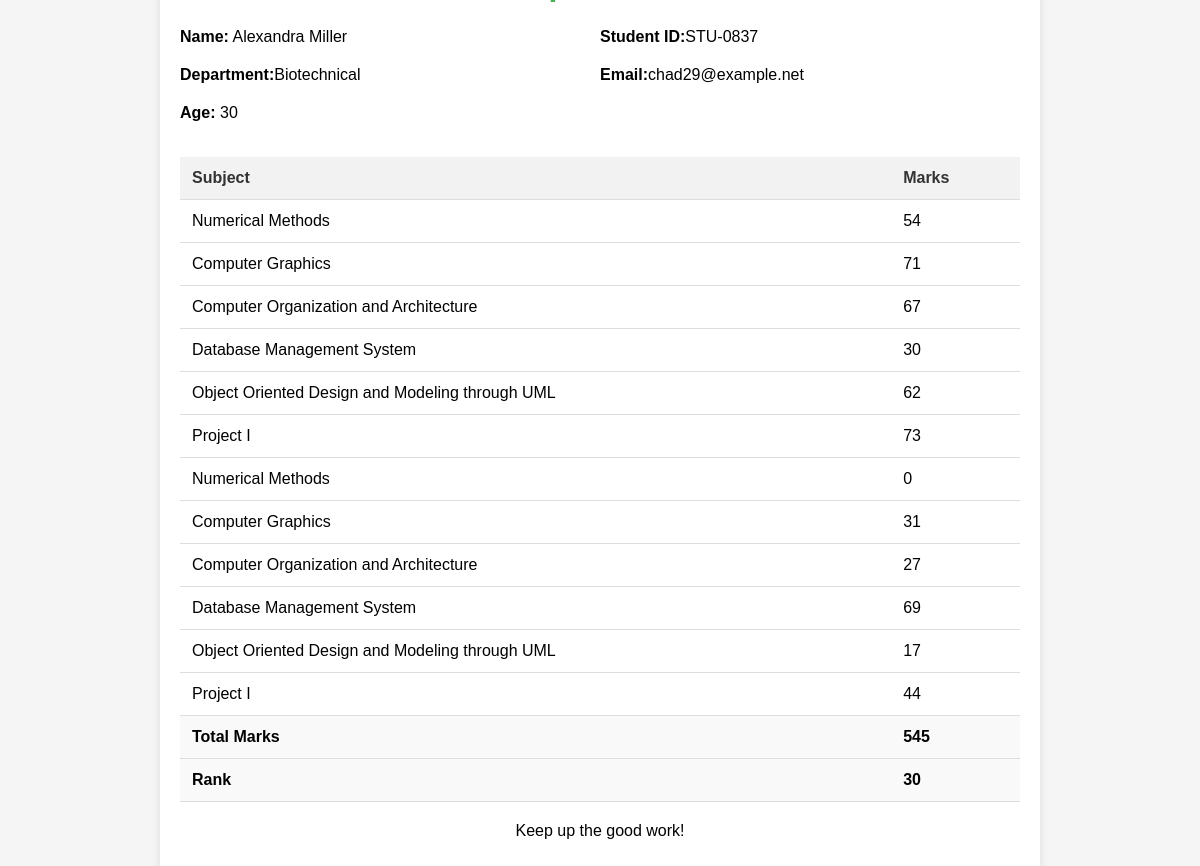
Screenshot of /see_marks/STU-0837 with the database file from the repository.
### Student/models.py (models this page shows, shortened)
class SubjectMarks(models.Model):
    student = models.ForeignKey(Student, related_name="studentmarks", on_delete=models.CASCADE)
    subject=models.ForeignKey(Subject, on_delete=models.CASCADE)
    marks=models.IntegerField()
    class Meta:
        unique_together=['student', 'subject']

class Student(models.Model):
    department=models.ForeignKey(Department, related_name="depart", on_delete=models.CASCADE)
    student_id=models.OneToOneField(StudentID, related_name="studentid", on_delete=models.CASCADE)
    student_name=models.CharField(max_length=100)
    student_email=models.EmailField(unique=True)
    student_age=models.IntegerField(default=18)
    student_address=models.TextField()
    def __str__(self) -> str:
        return self.student_name
    class Meta:
        ordering=['student_name']
        verbose_name="student"

class StudentID(models.Model):
    student_id=models.CharField(max_length=100)
    def __str__(self) -> str:
        return self.student_id

class Department(models.Model):
    department=models.CharField(max_length=100)
    def __str__(self) -> str:
        return self.department
    class Meta:
        ordering=['department']

class Subject(models.Model):
    subject_name=models.CharField(max_length=100)

### Student/views.py (the view)
# urls.py: path('see_marks/<student_id>', see_marks , name="see_marks"),
def see_marks(request, student_id):
    queryset=SubjectMarks.objects.filter(student__student_id__student_id=student_id)
    total_marks= queryset.aggregate(total_marks=Sum('marks'))
    student_query=Student.objects.filter(student_id__student_id=student_id)
    current_rank=-1
    ranks=Student.objects.annotate(marks=Sum('studentmarks__marks')).order_by('-marks', '-student_age' )
    i=1
    for rank in ranks:
        if student_id==rank.student_id.student_id:
            current_rank=i
            break
        i+=1
    return render(request, 'see_marks.html', {'queryset': queryset, "total_marks": total_marks, 'current_rank' : current_rank, "student_query": student_query})

### Student/templates/see_marks.html (shortened to what this page needs)
<!DOCTYPE html>
<html lang="en">
<head>
</head>
<body>
    <div class="report-card">
        <div class="student-info">
            <div>
                <p><strong>Name:</strong> {{queryset.first.student}}</p>
            </div>
            <div>
                <p><strong>Student ID:</strong>{{queryset.first.student.student_id}}</p>
            </div>
            <div>
                <p><strong>Department:</strong>{{queryset.first.student.department}} </p>
            </div>
            <div>
                <p><strong>Email:</strong>{{queryset.first.student.student_email}}</p>
            </div>
            <div>
                <p><strong>Age:</strong> {{queryset.first.student.student_age}}</p>
            </div>
        </div>
        <table>
            <tr>
                <th>Subject</th>
                <th>Marks</th>
            </tr>
            {% for marks in queryset %}
            <tr>
                <td>{{marks.subject.subject_name}}</td>
                <td>{{marks.marks}}</td>
            </tr>
            {% endfor %}
            <tr class="total">
                <td>Total Marks</td>
                <td>{{total_marks.total_marks}}</td>
            </tr>
            <tr class="rank">
                <td>Rank</td>
                <td>{{current_rank}}</td>
            </tr>
        </table>
        <div class="footer">
            <p>Keep up the good work!</p>
        </div>
    </div>
</body>
</html>

### Student/templates/see_marks.html (style rules this page uses)
body { font-family: 'Arial', sans-serif; background-color: #f5f5f5; margin: 0; padding: 0; display: flex; justify-content: center; align-items: center; height: 100vh; }
.report-card { background-color: #ffffff; border-radius: 10px; box-shadow: 0 4px 8px rgba(0, 0, 0, 0.1); width: 70%; max-width: 900px; padding: 20px; margin: 20px; }
.student-info { margin-bottom: 20px; display: flex; justify-content: space-between; flex-wrap: wrap; }
.student-info div { flex: 1 1 45%; margin-bottom: 10px; }
.student-info p { margin: 5px 0; }
.report-card table { width: 100%; border-collapse: collapse; }
.report-card th, .report-card td { padding: 12px; text-align: left; border-bottom: 1px solid #ddd; }
.report-card th { background-color: #f2f2f2; color: #333; }
.report-card .total, .report-card .rank { font-weight: bold; }
.report-card .total td, .report-card .rank td { background-color: #f9f9f9; }
.report-card .footer { text-align: center; margin-top: 20px; }

### rows the page displays
SubjectMarks: first.student "Alexandra Miller", first.student.student_id "STU-0837", first.student.department "Biotechnical", first.student.student_email "chad29@example.net", first.student.student_age "30", subject.subject_name "Numerical Methods", marks "54"
SubjectMarks: subject.subject_name "Computer Graphics", marks "71"
SubjectMarks: subject.subject_name "Computer Organization and Architecture", marks "67"
SubjectMarks: subject.subject_name "Database Management System", marks "30"
SubjectMarks: subject.subject_name "Object Oriented Design and Modeling through UML", marks "62"
SubjectMarks: subject.subject_name "Project I", marks "73"
SubjectMarks: subject.subject_name "Numerical Methods", marks "0"
SubjectMarks: subject.subject_name "Computer Graphics", marks "31"
SubjectMarks: subject.subject_name "Computer Organization and Architecture", marks "27"
SubjectMarks: subject.subject_name "Database Management System", marks "69"
SubjectMarks: subject.subject_name "Object Oriented Design and Modeling through UML", marks "17"
SubjectMarks: subject.subject_name "Project I", marks "44"

### other values shown
{{ total_marks.total_marks }} "545"
{{ current_rank }} "30"
